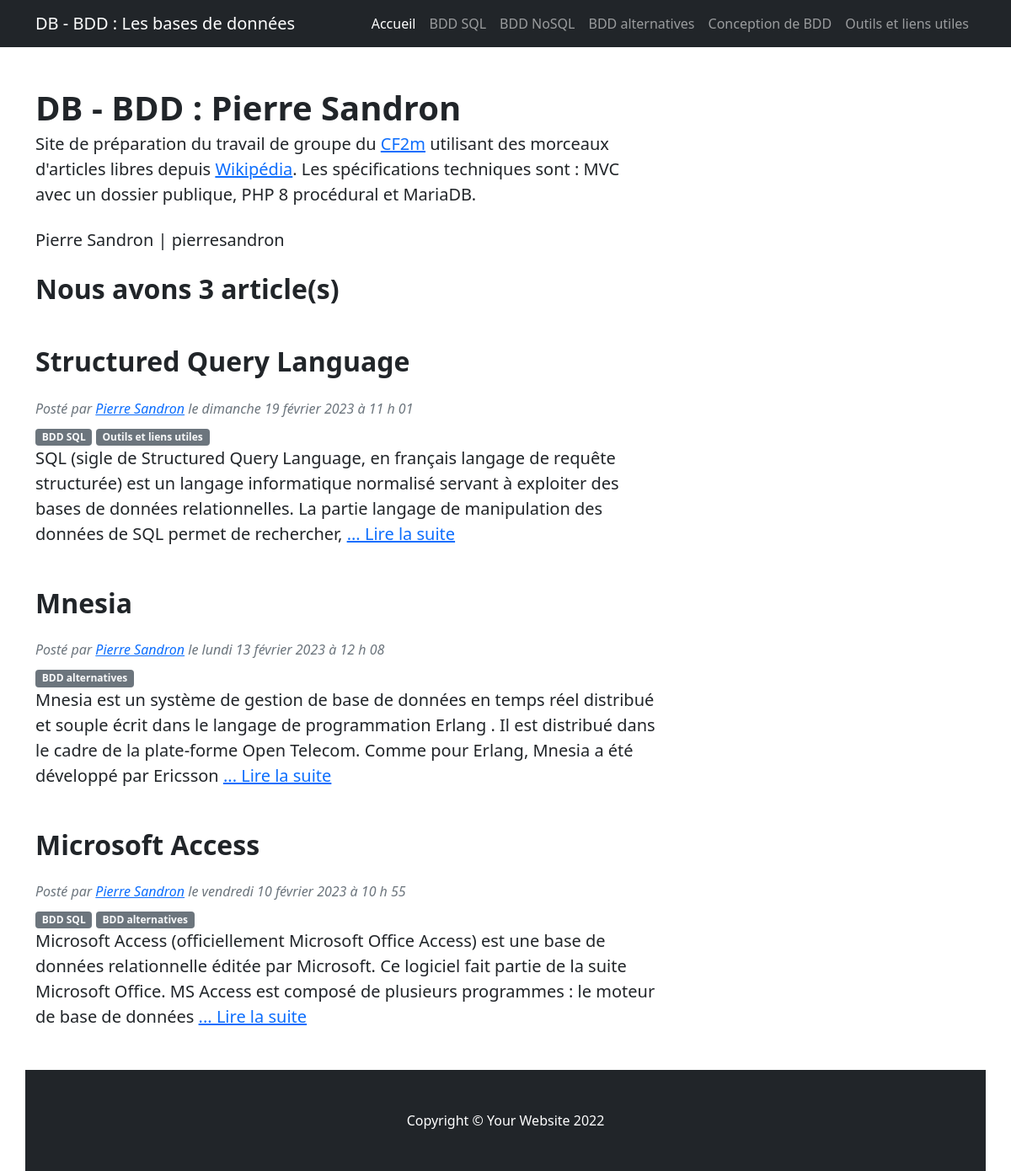
Page /?userId=2 on the committed database.
### tables this page shows
CREATE TABLE IF NOT EXISTS `category` (
                                          `id` int(10) UNSIGNED NOT NULL AUTO_INCREMENT,
                                          `title` varchar(100) NOT NULL,
                                          `content` varchar(800) DEFAULT NULL,
                                          PRIMARY KEY (`id`),
                                          UNIQUE KEY `title_UNIQUE` (`title`)
);

CREATE TABLE IF NOT EXISTS `user` (
                                      `id` int(10) UNSIGNED NOT NULL AUTO_INCREMENT,
                                      `username` varchar(80) NOT NULL,
                                      `usermail` varchar(200) NOT NULL,
                                      `userpwd` varchar(255) NOT NULL,
                                      `userscreen` varchar(400) NOT NULL,
                                      `useruniqid` varchar(120) DEFAULT NULL COMMENT 'idententifiant unique',
                                      `actif` tinyint(3) UNSIGNED DEFAULT 0 COMMENT '0 => inactif\n1  => actif\n2 => banni',
                                      PRIMARY KEY (`id`),
                                      UNIQUE KEY `username_UNIQUE` (`username`),
                                      UNIQUE KEY `usermail_UNIQUE` (`usermail`)
);

CREATE TABLE IF NOT EXISTS `post` (
                                      `id` int(10) UNSIGNED NOT NULL AUTO_INCREMENT,
                                      `title` varchar(200) NOT NULL,
                                      `content` text NOT NULL,
                                      `datecreate` datetime DEFAULT current_timestamp(),
                                      `visible` tinyint(3) UNSIGNED NOT NULL DEFAULT 0 COMMENT '0 => not visible\n1 => visible',
                                      `user_id` int(10) UNSIGNED DEFAULT NULL,
                                      PRIMARY KEY (`id`),
                                      KEY `fk_post_user_idx` (`user_id`)
);

### model/CategoryModel.php (called while the page is built, shortened)
<?php
function getAllCategoryMenu($db){
    $sql ="SELECT id, title FROM category ORDER BY id ASC";
    try{
        $query=mysqli_query($db,$sql);
    }catch(Exception $e){
        die($e->getMessage());
    }
    return mysqli_fetch_all($query,MYSQLI_ASSOC);
}

### model/UserModel.php (called while the page is built)
<?php
function getOneUserById(mysqli $mydb, int $iduser): array|null {
    $sql="SELECT id, username, userscreen FROM user WHERE id=$iduser";
    try{
        $query = mysqli_query($mydb,$sql);
    }catch(Exception $e){
        die($e->getMessage());
    }
    return mysqli_fetch_assoc($query);
}

### model/PostModel.php (called while the page is built, shortened)
<?php
function postByUserId(mysqli $db,int $iduser): array{
    $sql = "SELECT p.id, p.title, LEFT(p.content, 255) AS contentshort, p.datecreate, u.id AS iduser, u.userscreen,
    GROUP_CONCAT(c.id) AS idcategory,
    GROUP_CONCAT(c.title SEPARATOR '||0||') AS titlecategory
    FROM post p
        INNER JOIN user u
            ON p.user_id = u.id
        LEFT JOIN category_has_post h
            ON p.id = h.post_id
        LEFT JOIN category c
            ON c.id = h.category_id
        WHERE u.id = $iduser
            GROUP BY p.id
    ORDER BY p.datecreate DESC;";
    try{
        $query = mysqli_query($db,$sql);
    }catch(Exception $e){
        die($e->getMessage());
    }
    return mysqli_fetch_all($query,MYSQLI_ASSOC);
}
    function trunCate (string $text): string{
    $cut = strrpos($text, ' ');
    return substr ($text, 0,$cut);
}
  function dateToFrench(string $date, string $format="l j F Y \à h \h i "): string{
    $english_days = array('Monday', 'Tuesday', 'Wednesday', 'Thursday', 'Friday', 'Saturday', 'Sunday');
    $french_days = array('lundi', 'mardi', 'mercredi', 'jeudi', 'vendredi', 'samedi', 'dimanche');
    $english_months = array('January', 'February', 'March', 'April', 'May', 'June', 'July', 'August', 'September', 'October', 'November', 'December');
    $french_months = array('janvier', 'février', 'mars', 'avril', 'mai', 'juin', 'juillet', 'août', 'septembre', 'octobre', 'novembre', 'décembre');
    return str_replace($english_months, $french_months, str_replace($english_days, $french_days, date($format, strtotime($date) ) ) );}

### view/publicView/publicUserView.php (the view, shortened to what this page needs)
<!DOCTYPE html>
<html lang="en">
<head>
    <link href="css/styles.css" rel="stylesheet" />
</head>
<body>
<nav class="navbar navbar-expand-lg navbar-dark bg-dark">
    <div class="container">
        <a class="navbar-brand" href="./">DB - BDD : Les bases de données</a>
        <div class="collapse navbar-collapse" id="navbarSupportedContent">
            <ul class="navbar-nav ms-auto mb-2 mb-lg-0">
                <li class="nav-item"><a class="nav-link active" href="./">Accueil</a></li>
                <?php
                foreach($recupMenu as $item):
                ?>
<li class="nav-item"><a class="nav-link" href="?categoryId=<?=$item['id']?>"><?=$item['title']?></a></li>
                <?php
                endforeach;
                ?>
            </ul>
        </div>
    </div>
</nav>
<div class="container mt-5">
    <div class="row">
        <div class="col-lg-8">
                <header class="mb-4">
                    <h1 class="fw-bolder mb-1">DB - BDD : <?=$user["userscreen"]?></h1>
                    <p class="fs-5 mb-4">Site de préparation du travail de groupe du <a href="https://github.com/WebDevCF2m2022/MVC-projets" target="_blank">CF2m</a> utilisant des morceaux d'articles libres depuis <a href="https://fr.wikipedia.org/wiki/Wikip%C3%A9dia:Accueil_principal" target="_blank">Wikipédia</a>. Les spécifications techniques sont : MVC avec un dossier publique, PHP 8 procédural et MariaDB.</p>
                    <p class="fs-5 mb-4"><?=$user["userscreen"]?> | <?=$user["username"]?></p>
                </header>
            <?php
            if(empty($nbPost)):
                ?>
                <h2 class="fw-bolder mb-1">Pas encore de message</h2>
            <?php
            else:
                ?>
                <h2 class="fw-bolder mb-1">Nous avons <?=$nbPost?> article(s)</h2>
                <?php
                foreach($recupAllPost as $item):
                    ?>
                    <article>
                        <section class="mb-5">
                            <h2 class="fw-bolder mb-4 mt-5"><?=$item['title']?></h2>
                            <div class="text-muted fst-italic mb-2">Posté par <a href="?userId=<?=$item['iduser']?>"><?=$item['userscreen']?></a> le <?=dateToFrench($item['datecreate'])?></div>
                            <?php
                        if(!is_null($item['idcategory'])):
                            $idcategory = explode(',',$item['idcategory']);
                            $titlecategory = explode('||0||',$item['titlecategory']);
                            foreach($idcategory as $key=>$value):
                            ?>
                            <a class="badge bg-secondary text-decoration-none link-light" href="?categoryId=<?=$value?>"><?=$titlecategory[$key]?></a>
                             <?php
                             endforeach;
                        endif;
                             ?>
                            <p class="fs-5 mb-4"><?=trunCate($item['contentshort'])?> <a href="?postId=<?=$item['id']?>">... Lire la suite</a></p>
                        </section>
                    </article>
                <?php
                endforeach;
            endif;
            ?>
</div>
<footer class="py-5 bg-dark">
    <div class="container"><p class="m-0 text-center text-white">Copyright &copy; Your Website 2022</p></div>
</footer>
</body>
</html>

### rows in the picture
category: title "BDD SQL"
category: title "BDD NoSQL"
category: title "BDD alternatives"
category: title "Conception de BDD"
category: title "Outils et liens utiles"
user: userscreen "Pierre Sandron", username "pierresandron"
post: title "Structured Query Language", user.userscreen "Pierre Sandron", datecreate "dimanche 19 février 2023 à 11 h 01", key "BDD SQL", key "Outils et liens utiles", contentshort "SQL (sigle de Structured Query Language, en français langage de requête structurée) est un langage informatique normalisé servant à exploiter des bases de données relationnelles. La partie langage de manipulation des données de SQL permet de rechercher,"
post: title "Mnesia", user.userscreen "Pierre Sandron", datecreate "lundi 13 février 2023 à 12 h 08", key "BDD alternatives", contentshort "Mnesia est un système de gestion de base de données en temps réel distribué et souple écrit dans le langage de programmation Erlang . Il est distribué dans le cadre de la plate-forme Open Telecom. Comme pour Erlang, Mnesia a été développé par Ericsson"
post: title "Microsoft Access", user.userscreen "Pierre Sandron", datecreate "vendredi 10 février 2023 à 10 h 55", key "BDD SQL", key "BDD alternatives", contentshort "Microsoft Access (officiellement Microsoft Office Access) est une base de données relationnelle éditée par Microsoft. Ce logiciel fait partie de la suite Microsoft Office. MS Access est composé de plusieurs programmes : le moteur de base de données"

### other values in the picture
$nbPost "3"
